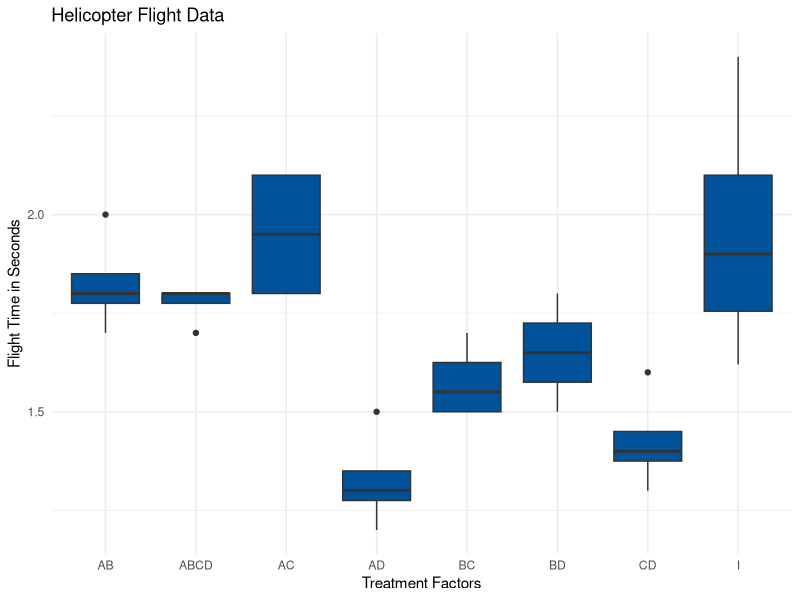
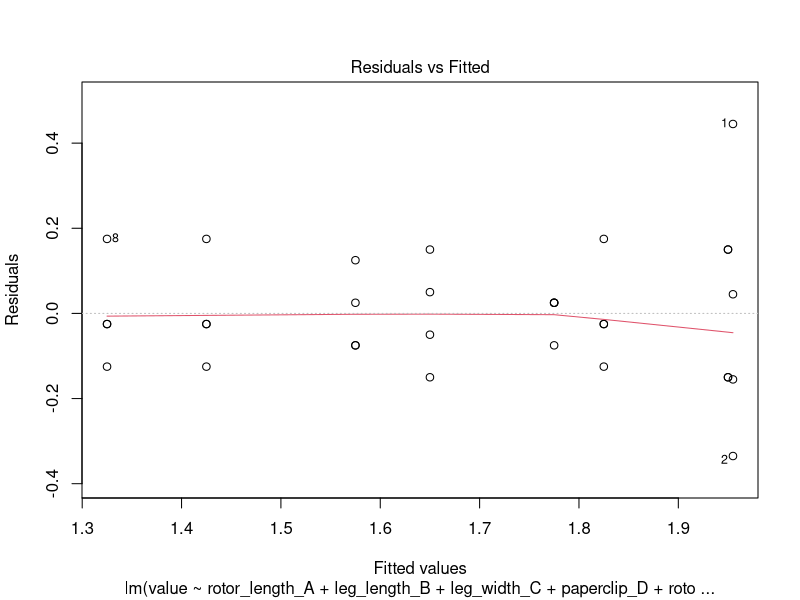
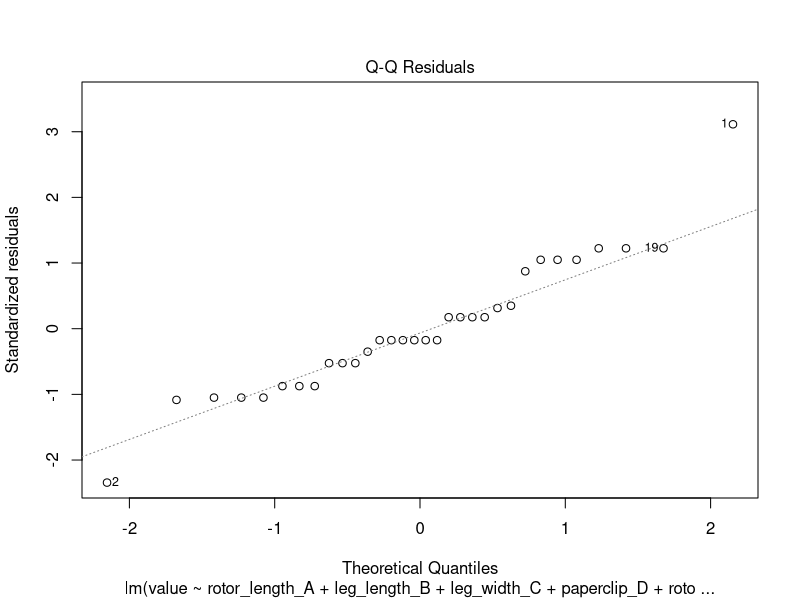

R code for these plots, in order:
## ---- chunk 1
library(tidyverse)
library(kableExtra)
## ---- chunk 2
data = read.csv("heli_data.csv")
data$factors = as.factor(data$factors)
data = pivot_longer(data, 
                    c('flightTime1','flightTime2', 'flightTime3','flightTime4'),
                    names_to = 'trial') |> 
  mutate(
    rotor_length_A = as.factor(rotorLength_A),
    leg_length_B = as.factor(legLength_B),
    leg_width_C = as.factor(legWidth_C),
    paperclip_D = as.factor(paperClip_D)
  )
  
## ---- chunk 3
data |> 
  ggplot() + 
  geom_boxplot(aes(x = factors, y = value), fill = '#00539B') + 
  theme_minimal() + 
  labs(
    title = "Helicopter Flight Data",
    x = 'Treatment Factors',
    y = 'Flight Time in Seconds'
  )
## ---- chunk 4
m1 = lm(value ~ rotor_length_A + leg_length_B + 
          leg_width_C + paperclip_D + 
          rotor_length_A:leg_length_B + 
          rotor_length_A:leg_width_C + 
          rotor_length_A:paperclip_D, data = data)

bind_cols(
  data.frame(summary(m1)$coefficients),
  data.frame(confint(m1))
  ) |> 
  dplyr::select(Estimate, Std..Error, Pr...t.., X2.5.., X97.5..) |> 
  mutate(estimate = round(Estimate, 3),
         SE = round(Std..Error, 3), 
         p_val = round(Pr...t.., 3),
         lb_2.5 = round(X2.5.., 3),
         ub_97.5 = round(X97.5.., 3)) |> 
  dplyr::select(estimate, SE, p_val, lb_2.5, ub_97.5) |> 
  kable()
## ---- chunk 5
plot(m1, which=c(1,2))
